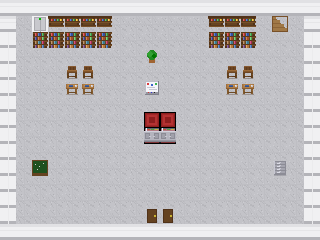

A level layout from a 2D game, rendered from its tile map. Below: a short description, then the map file with tile-grid data replaced by summaries:
An orthogonal 20x15 tile map with 16x16 px tiles, 3 tile layers (ground, structures, decorations), 1 hidden layer not drawn and 10 objects (5x bookshelf, 2x spawn, stairs_up, computer, door_exit).

<map version="1.5" orientation="orthogonal" renderorder="right-down" width="20" height="15" tilewidth="16" tileheight="16" infinite="0" nextobjectid="11" nextlayerid="7">
 <tileset firstgid="1" name="indoor_tileset" tilewidth="16" tileheight="16" tilecount="82" columns="82">
  <image source="../../assets/tilesets/indoor_tileset.png" width="1312" height="16" />
  <tile id="4">
   <properties>
    <property name="solid" type="bool" value="true" />
   </properties>
  </tile>
  <tile id="5">
   <properties>
    <property name="solid" type="bool" value="true" />
   </properties>
  </tile>
  <tile id="6">
   <properties>
    <property name="solid" type="bool" value="true" />
   </properties>
  </tile>
  <tile id="7">
   <properties>
    <property name="solid" type="bool" value="true" />
   </properties>
  </tile>
  <tile id="8">
   <properties>
    <property name="solid" type="bool" value="true" />
   </properties>
  </tile>
  <tile id="9">
   <properties>
    <property name="solid" type="bool" value="true" />
   </properties>
  </tile>
  <tile id="10">
   <properties>
    <property name="solid" type="bool" value="true" />
   </properties>
  </tile>
  <tile id="11">
   <properties>
    <property name="solid" type="bool" value="true" />
   </properties>
  </tile>
  <tile id="15">
   <properties>
    <property name="solid" type="bool" value="true" />
   </properties>
  </tile>
  <tile id="16">
   <properties>
    <property name="solid" type="bool" value="true" />
   </properties>
  </tile>
  <tile id="17">
   <properties>
    <property name="solid" type="bool" value="true" />
   </properties>
  </tile>
  <tile id="19">
   <properties>
    <property name="solid" type="bool" value="true" />
   </properties>
  </tile>
  <tile id="22">
   <properties>
    <property name="solid" type="bool" value="true" />
   </properties>
  </tile>
  <tile id="23">
   <properties>
    <property name="solid" type="bool" value="true" />
   </properties>
  </tile>
  <tile id="24">
   <properties>
    <property name="solid" type="bool" value="true" />
   </properties>
  </tile>
  <tile id="25">
   <properties>
    <property name="solid" type="bool" value="true" />
   </properties>
  </tile>
  <tile id="27">
   <properties>
    <property name="solid" type="bool" value="true" />
   </properties>
  </tile>
  <tile id="28">
   <properties>
    <property name="solid" type="bool" value="true" />
   </properties>
  </tile>
  <tile id="29">
   <properties>
    <property name="solid" type="bool" value="true" />
   </properties>
  </tile>
  <tile id="30">
   <properties>
    <property name="solid" type="bool" value="true" />
   </properties>
  </tile>
  <tile id="31">
   <properties>
    <property name="solid" type="bool" value="true" />
   </properties>
  </tile>
  <tile id="32">
   <properties>
    <property name="solid" type="bool" value="true" />
   </properties>
  </tile>
  <tile id="33">
   <properties>
    <property name="solid" type="bool" value="true" />
   </properties>
  </tile>
  <tile id="34">
   <properties>
    <property name="solid" type="bool" value="true" />
   </properties>
  </tile>
  <tile id="35">
   <properties>
    <property name="solid" type="bool" value="true" />
   </properties>
  </tile>
  <tile id="37">
   <properties>
    <property name="solid" type="bool" value="true" />
   </properties>
  </tile>
  <tile id="38">
   <properties>
    <property name="solid" type="bool" value="true" />
   </properties>
  </tile>
  <tile id="39">
   <properties>
    <property name="solid" type="bool" value="true" />
   </properties>
  </tile>
  <tile id="41">
   <properties>
    <property name="solid" type="bool" value="true" />
   </properties>
  </tile>
  <tile id="42">
   <properties>
    <property name="solid" type="bool" value="true" />
   </properties>
  </tile>
  <tile id="43">
   <properties>
    <property name="solid" type="bool" value="true" />
   </properties>
  </tile>
  <tile id="44">
   <properties>
    <property name="solid" type="bool" value="true" />
   </properties>
  </tile>
  <tile id="45">
   <properties>
    <property name="solid" type="bool" value="true" />
   </properties>
  </tile>
  <tile id="70">
   <properties>
    <property name="solid" type="bool" value="true" />
   </properties>
  </tile>
  <tile id="71">
   <properties>
    <property name="solid" type="bool" value="true" />
   </properties>
  </tile>
  <tile id="72">
   <properties>
    <property name="solid" type="bool" value="true" />
   </properties>
  </tile>
  <tile id="73">
   <properties>
    <property name="solid" type="bool" value="true" />
   </properties>
  </tile>
  <tile id="74">
   <properties>
    <property name="solid" type="bool" value="true" />
   </properties>
  </tile>
  <tile id="75">
   <properties>
    <property name="solid" type="bool" value="true" />
   </properties>
  </tile>
  <tile id="76">
   <properties>
    <property name="solid" type="bool" value="true" />
   </properties>
  </tile>
  <tile id="77">
   <properties>
    <property name="solid" type="bool" value="true" />
   </properties>
  </tile>
  <tile id="78">
   <properties>
    <property name="solid" type="bool" value="true" />
   </properties>
  </tile>
  <tile id="79">
   <properties>
    <property name="solid" type="bool" value="true" />
   </properties>
  </tile>
  <tile id="80">
   <properties>
    <property name="solid" type="bool" value="true" />
   </properties>
  </tile>
 </tileset>
 <layer id="1" name="ground" width="20" height="15">
  <data>[300 cells, 300 non-empty, 2 distinct tile ids]</data>
 </layer>
 <layer id="2" name="structures" width="20" height="15">
  <data>[300 cells, 99 non-empty, 14 distinct tile ids]</data>
 </layer>
 <objectgroup id="3" name="objects">
  <object id="1" x="272" y="16" width="16" height="16" type="stairs_up">
   <properties>
    <property name="interactive_type" value="enter" />
    <property name="prompt_text" value="上楼" />
    <property name="target_map" value="nanhulou_f2" />
    <property name="spawn_point" value="nanhulou_f2_stairs" />
    <property name="transition_type" value="floor_change" />
   </properties>
  </object>
  <object id="2" x="272" y="160" width="16" height="16" type="computer">
   <properties>
    <property name="interactive_type" value="examine" />
    <property name="prompt_text" value="查看电脑" />
    <property name="display_name" value="查询终端" />
   </properties>
  </object>
  <object id="3" x="32" y="16" width="16" height="32" type="bookshelf">
   <properties>
    <property name="interactive_type" value="examine" />
    <property name="prompt_text" value="查看书架" />
    <property name="display_name" value="书架" />
   </properties>
  </object>
  <object id="4" x="48" y="16" width="16" height="32" type="bookshelf">
   <properties>
    <property name="interactive_type" value="examine" />
    <property name="prompt_text" value="查看书架" />
    <property name="display_name" value="书架" />
   </properties>
  </object>
  <object id="5" x="64" y="16" width="16" height="32" type="bookshelf">
   <properties>
    <property name="interactive_type" value="examine" />
    <property name="prompt_text" value="查看书架" />
    <property name="display_name" value="书架" />
   </properties>
  </object>
  <object id="6" x="80" y="16" width="16" height="32" type="bookshelf">
   <properties>
    <property name="interactive_type" value="examine" />
    <property name="prompt_text" value="查看书架" />
    <property name="display_name" value="书架" />
   </properties>
  </object>
  </objectgroup>
 <layer id="4" name="collision" width="20" height="15" visible="0">
  <data>[300 cells, 30 non-empty, 1 distinct tile ids]</data>
 </layer>
 <objectgroup id="5" name="triggers">
  <!-- 3 objects omitted --></objectgroup>
 <layer id="6" name="decorations" width="20" height="15">
  <data>[300 cells, 0 non-empty, 0 distinct tile ids]</data>
 </layer>
</map>
<!-- 4 of 10 objects omitted -->
